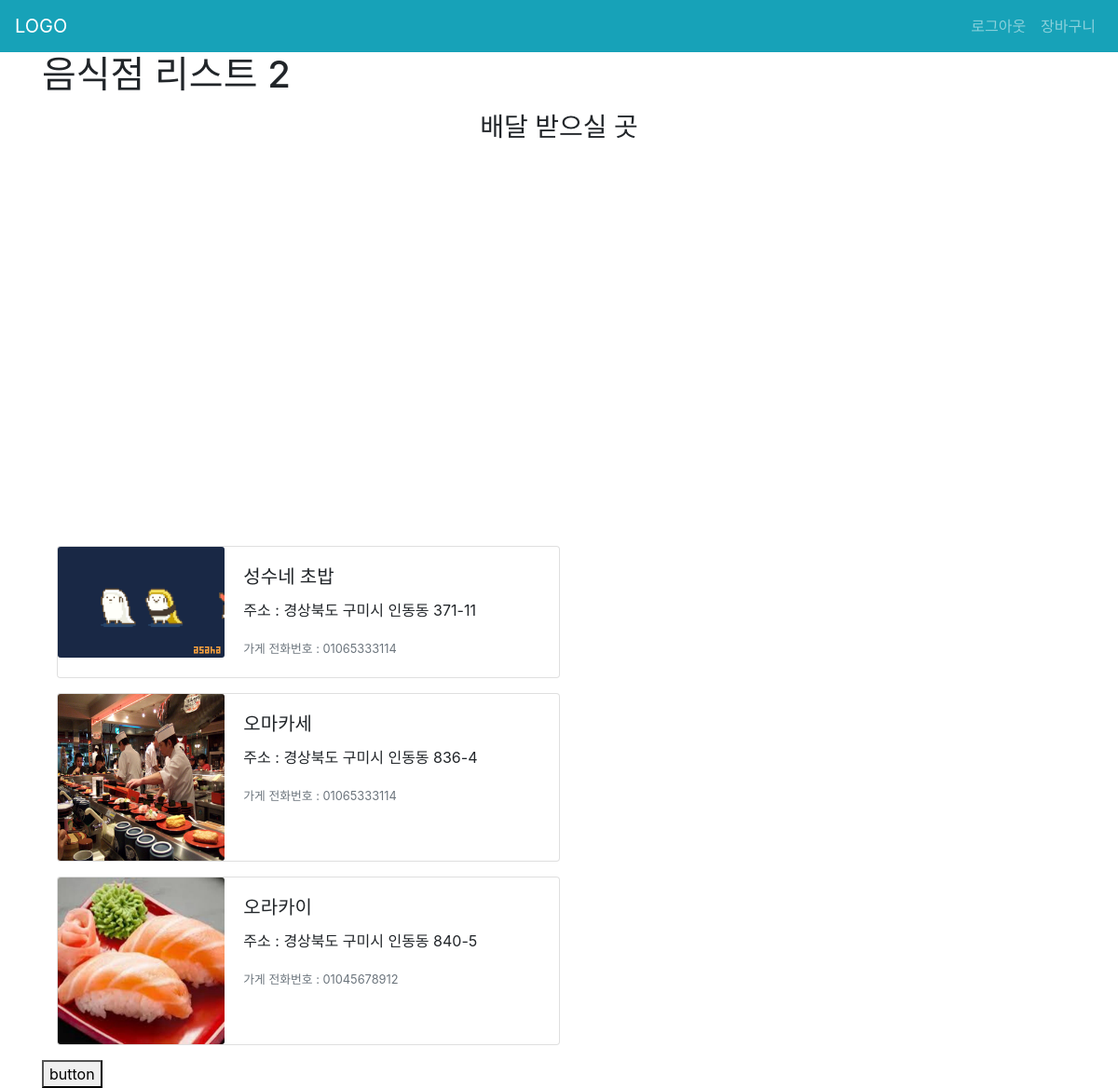
/main/2/temp (signed in), run on the app's committed database.
### ceos/models.py (models this page shows)
class Store(models.Model):
    manager = models.ForeignKey(settings.AUTH_USER_MODEL, on_delete=models.CASCADE)
    store_name = models.CharField(max_length=50)
    store_phone = models.CharField(max_length=20)
    store_number = models.CharField(max_length=20)
    store_location = models.CharField(max_length=100)
    store_cartegory = models.IntegerField(default=0, choices=[
            (0, "한식"), (1, "중국집"), (2, "일식"), (3, "피자"), (4, "치킨")
        ])
    store_image = models.ImageField(blank=True, upload_to="store/%Y/%m/%d")
    orderlists = models.ManyToManyField(
            settings.AUTH_USER_MODEL,
            related_name="restaurant",
            through='OrderList',
        )
    reviews = models.ManyToManyField(
            settings.AUTH_USER_MODEL,
            related_name="orderedstore",
            through='reviews.Review',
        )

### main/views.py (the view)
# urls.py: path('<int:category>/temp', views.temp, name="temp"),
def temp(request, category):
    if category != 5:
        stores = Store.objects.filter(store_cartegory=category)
    else:
        stores = Store.objects.all()
    context = {
        'category': category,
        'stores': stores,
    }
    return render(request, 'main/temp.html', context)

### main/templates/main/temp.html (shortened to what this page needs)
{% extends 'base.html' %}
{% block content %}
<h1>음식점 리스트 {{ category }}</h1>
{% include 'maps/index.html' %}
{% for store in stores %}
  <div class="card m-3" style="max-width: 540px;">
    <div class="row no-gutters">
      <div class="col-md-4">
        <img src="{{ store.store_image.url }}" class="card-img" alt="...">
      </div>
      <div class="col-md-8">
        <div class="card-body">
          <h5 class="card-title">{{ store.store_name }}</h5>
          <p class="card-text">주소 : {{ store.store_location }}</p>
          <p class="card-text"><small class="text-muted">가게 전화번호 : {{ store.store_phone }}</small></p>
        </div>
      </div>
    </div>
  </div>
{% endfor %}
<button onclick="getSession()">button</button>
{% endblock %}

### data on the page
Store: store_image (picture), store_name "성수네 초밥", store_location "경상북도 구미시 인동동 371-11", store_phone "01065333114"
Store: store_image (picture), store_name "오마카세", store_location "경상북도 구미시 인동동 836-4", store_phone "01065333114"
Store: store_image (picture), store_name "오라카이", store_location "경상북도 구미시 인동동 840-5", store_phone "01045678912"

### other printed values
{{ category }} "2"
